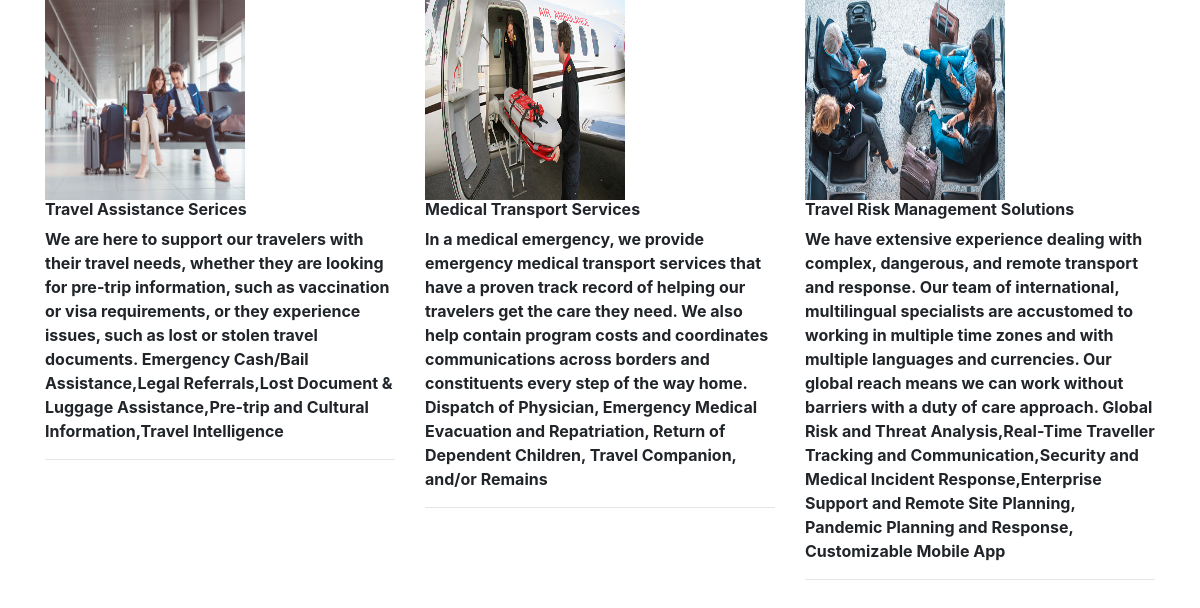
Page /services/ on the committed database.
### my_app/models.py (models this page shows, shortened)
class services(models.Model):
    id = models.AutoField(primary_key=True)
    name = models.CharField(max_length=64, unique=True)
    image = models.ImageField(upload_to='pics')
    description = models.TextField(default='')
    cost = models.DecimalField(default=0.00, max_digits=10, decimal_places=2)

### my_app/views.py (the view)
# urls.py: path('services/',views.servicepage,name='servicepage'),
def servicepage(request):
    context = {
        'service': services.objects.all()
    }
    return render(request, 'services.html', context)

### templates/services.html (shortened to what this page needs)
{% load static %}
<html>
<head>
     <link rel="stylesheet" href="{% static '11/new2/css/bootstrap.min.css' %}">
      <link rel="stylesheet" href="{% static '11/new2/css/jquery.mCustomScrollbar.min.css' %}">
      <link rel="stylesheet" href="https://netdna.bootstrapcdn.com/font-awesome/4.0.3/css/font-awesome.css">
      <link rel="stylesheet" href="{% static '11/new2/css/owl.carousel.min.css' %}">
      <link rel="stylesheet" href="{% static '11/new2/css/owl.theme.default.min.css' %}">
      <link rel="stylesheet" href="https://cdnjs.cloudflare.com/ajax/libs/fancybox/2.1.5/jquery.fancybox.min.css" media="screen">
</head>
{% block content %}
<body>
<div class="container">
    <div class="row">
        {% for services in service %}
        <div class="col-lg-4">
        {% if services.image %}
            <img class="thumbnail" src="{{services.image.url}}" height="200" width="200">
            {% endif %}
            <div class="box-element product">
                <h6><strong>{{services.name}}</strong></h6>
                  <h7><strong>{{services.description}}</strong></h7>
                <hr>
            </div>
        </div>
        {% endfor %}
    </div>
</div>
</body>
{% endblock %}
</html>

### rows in the picture
services: image (picture), name "Travel Assistance Serices", description "We are here to support our travelers with their travel needs, whether they are looking for pre-trip information, such as vaccination or visa requirements, or they experience issues, such as lost or stolen travel documents. Emergency Cash/Bail Assistance,Legal Referrals,Lost Document & Luggage Assistance,Pre-trip and Cultural Information,Travel Intelligence"
services: image (picture), name "Medical Transport Services", description "In a medical emergency, we provide emergency medical transport services that have a proven track record of helping our travelers get the care they need. We also help contain program costs and coordinates communications across borders and constituents every step of the way home. Dispatch of Physician, Emergency Medical Evacuation and Repatriation, Return of Dependent Children, Travel Companion, and/or Remains"
services: image (picture), name "Travel Risk Management Solutions", description "We have extensive experience dealing with complex, dangerous, and remote transport and response. Our team of international, multilingual specialists are accustomed to working in multiple time zones and with multiple languages and currencies. Our global reach means we can work without barriers with a duty of care approach. Global Risk and Threat Analysis,Real-Time Traveller Tracking and Communication,Security and Medical Incident Response,Enterprise Support and Remote Site Planning, Pandemic Planning and Response, Customizable Mobile App"
